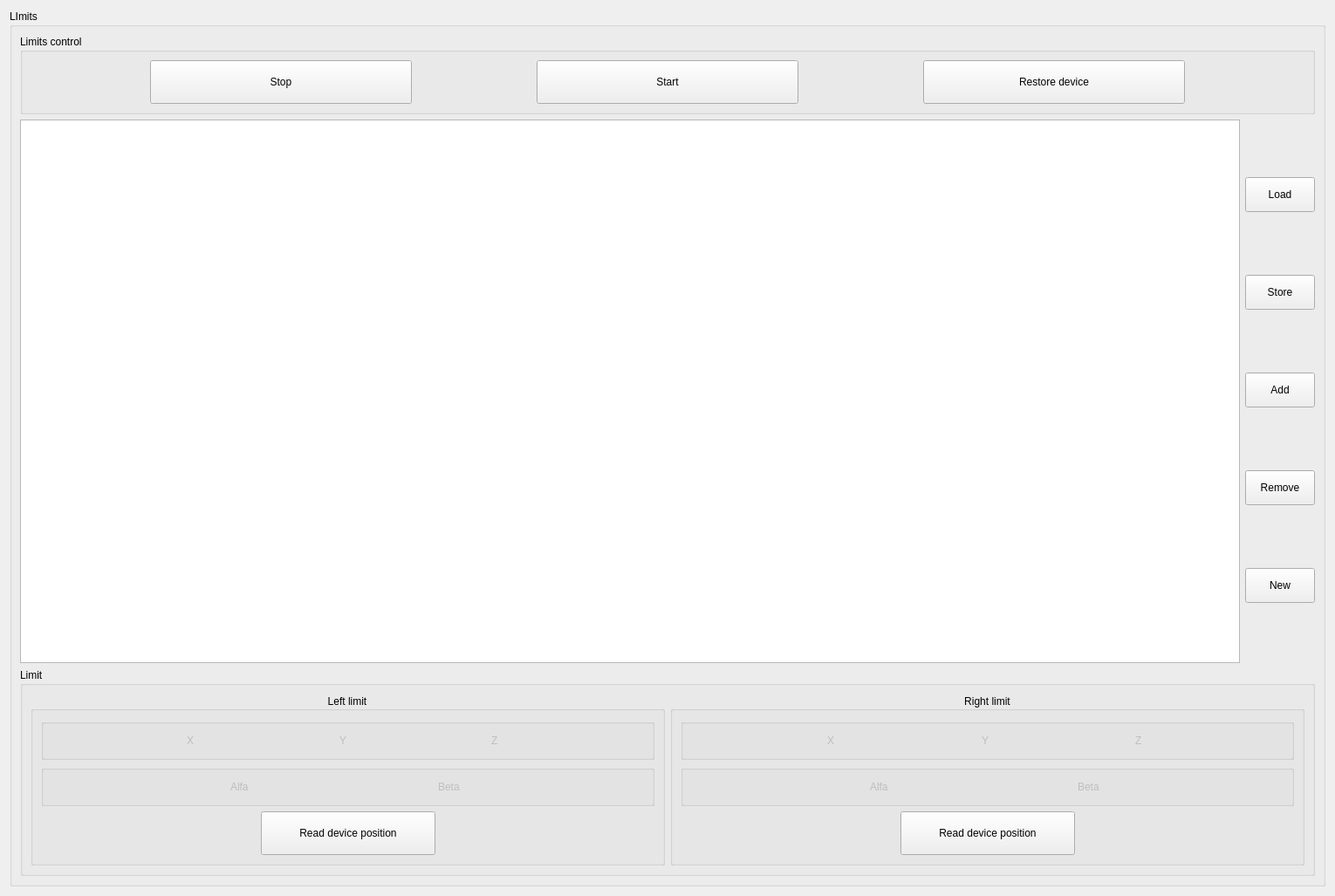
<?xml version="1.0" encoding="UTF-8"?>
<ui version="4.0">
 <class>tlinsLimitsManagmentWidget</class>
 <widget class="QWidget" name="tlinsLimitsManagmentWidget">
  <property name="geometry">
   <rect>
    <x>0</x>
    <y>0</y>
    <width>1530</width>
    <height>1027</height>
   </rect>
  </property>
  <property name="windowTitle">
   <string>Form</string>
  </property>
  <layout class="QHBoxLayout" name="horizontalLayout_8">
   <item>
    <layout class="QVBoxLayout" name="verticalLayout">
     <item>
      <widget class="QGroupBox" name="groupBox">
       <property name="title">
        <string>LImits</string>
       </property>
       <layout class="QVBoxLayout" name="verticalLayout_3">
        <item>
         <widget class="QGroupBox" name="groupBox_2">
          <property name="title">
           <string>Limits control</string>
          </property>
          <layout class="QHBoxLayout" name="horizontalLayout">
           <item>
            <spacer name="horizontalSpacer_5">
             <property name="orientation">
              <enum>Qt::Horizontal</enum>
             </property>
             <property name="sizeHint" stdset="0">
              <size>
               <width>40</width>
               <height>20</height>
              </size>
             </property>
            </spacer>
           </item>
           <item>
            <widget class="QPushButton" name="pbStop">
             <property name="minimumSize">
              <size>
               <width>300</width>
               <height>50</height>
              </size>
             </property>
             <property name="text">
              <string>Stop</string>
             </property>
            </widget>
           </item>
           <item>
            <spacer name="horizontalSpacer_21">
             <property name="orientation">
              <enum>Qt::Horizontal</enum>
             </property>
             <property name="sizeHint" stdset="0">
              <size>
               <width>40</width>
               <height>20</height>
              </size>
             </property>
            </spacer>
           </item>
           <item>
            <widget class="QPushButton" name="pbStart">
             <property name="minimumSize">
              <size>
               <width>300</width>
               <height>50</height>
              </size>
             </property>
             <property name="text">
              <string>Start</string>
             </property>
            </widget>
           </item>
           <item>
            <spacer name="horizontalSpacer_22">
             <property name="orientation">
              <enum>Qt::Horizontal</enum>
             </property>
             <property name="sizeHint" stdset="0">
              <size>
               <width>40</width>
               <height>20</height>
              </size>
             </property>
            </spacer>
           </item>
           <item>
            <widget class="QPushButton" name="pbRestoreDevice">
             <property name="minimumSize">
              <size>
               <width>300</width>
               <height>50</height>
              </size>
             </property>
             <property name="text">
              <string>Restore device</string>
             </property>
            </widget>
           </item>
           <item>
            <spacer name="horizontalSpacer_20">
             <property name="orientation">
              <enum>Qt::Horizontal</enum>
             </property>
             <property name="sizeHint" stdset="0">
              <size>
               <width>40</width>
               <height>20</height>
              </size>
             </property>
            </spacer>
           </item>
          </layout>
         </widget>
        </item>
        <item>
         <layout class="QHBoxLayout" name="horizontalLayout_12">
          <item>
           <widget class="QListView" name="listView"/>
          </item>
          <item>
           <layout class="QVBoxLayout" name="verticalLayout_2">
            <item>
             <widget class="QPushButton" name="pbLoad">
              <property name="minimumSize">
               <size>
                <width>80</width>
                <height>40</height>
               </size>
              </property>
              <property name="text">
               <string>Load</string>
              </property>
             </widget>
            </item>
            <item>
             <widget class="QPushButton" name="pbStore">
              <property name="minimumSize">
               <size>
                <width>80</width>
                <height>40</height>
               </size>
              </property>
              <property name="text">
               <string>Store</string>
              </property>
             </widget>
            </item>
            <item>
             <widget class="QPushButton" name="pbAdd">
              <property name="minimumSize">
               <size>
                <width>80</width>
                <height>40</height>
               </size>
              </property>
              <property name="text">
               <string>Add</string>
              </property>
             </widget>
            </item>
            <item>
             <widget class="QPushButton" name="pbRemove">
              <property name="minimumSize">
               <size>
                <width>80</width>
                <height>40</height>
               </size>
              </property>
              <property name="text">
               <string>Remove</string>
              </property>
             </widget>
            </item>
            <item>
             <widget class="QPushButton" name="pbNew">
              <property name="minimumSize">
               <size>
                <width>80</width>
                <height>40</height>
               </size>
              </property>
              <property name="text">
               <string>New</string>
              </property>
             </widget>
            </item>
           </layout>
          </item>
         </layout>
        </item>
        <item>
         <widget class="QGroupBox" name="groupBox_3">
          <property name="title">
           <string>Limit</string>
          </property>
          <layout class="QHBoxLayout" name="horizontalLayout_2">
           <item>
            <widget class="QGroupBox" name="groupBox_4">
             <property name="enabled">
              <bool>true</bool>
             </property>
             <property name="title">
              <string>Left limit</string>
             </property>
             <property name="alignment">
              <set>Qt::AlignCenter</set>
             </property>
             <property name="checkable">
              <bool>false</bool>
             </property>
             <layout class="QVBoxLayout" name="verticalLayout_4">
              <item>
               <widget class="QGroupBox" name="groupBox_6">
                <property name="enabled">
                 <bool>false</bool>
                </property>
                <property name="title">
                 <string/>
                </property>
                <layout class="QHBoxLayout" name="horizontalLayout_3">
                 <item>
                  <spacer name="horizontalSpacer_8">
                   <property name="orientation">
                    <enum>Qt::Horizontal</enum>
                   </property>
                   <property name="sizeHint" stdset="0">
                    <size>
                     <width>40</width>
                     <height>20</height>
                    </size>
                   </property>
                  </spacer>
                 </item>
                 <item>
                  <widget class="QLabel" name="label">
                   <property name="text">
                    <string>X</string>
                   </property>
                  </widget>
                 </item>
                 <item>
                  <widget class="tlinsWDecimalValue" name="lx" native="true"/>
                 </item>
                 <item>
                  <spacer name="horizontalSpacer_16">
                   <property name="orientation">
                    <enum>Qt::Horizontal</enum>
                   </property>
                   <property name="sizeHint" stdset="0">
                    <size>
                     <width>40</width>
                     <height>20</height>
                    </size>
                   </property>
                  </spacer>
                 </item>
                 <item>
                  <widget class="QLabel" name="label_2">
                   <property name="text">
                    <string>Y</string>
                   </property>
                  </widget>
                 </item>
                 <item>
                  <widget class="tlinsWDecimalValue" name="ly" native="true"/>
                 </item>
                 <item>
                  <spacer name="horizontalSpacer_17">
                   <property name="orientation">
                    <enum>Qt::Horizontal</enum>
                   </property>
                   <property name="sizeHint" stdset="0">
                    <size>
                     <width>40</width>
                     <height>20</height>
                    </size>
                   </property>
                  </spacer>
                 </item>
                 <item>
                  <widget class="QLabel" name="label_3">
                   <property name="text">
                    <string>Z</string>
                   </property>
                  </widget>
                 </item>
                 <item>
                  <widget class="tlinsWDecimalValue" name="lz" native="true"/>
                 </item>
                 <item>
                  <spacer name="horizontalSpacer_9">
                   <property name="orientation">
                    <enum>Qt::Horizontal</enum>
                   </property>
                   <property name="sizeHint" stdset="0">
                    <size>
                     <width>40</width>
                     <height>20</height>
                    </size>
                   </property>
                  </spacer>
                 </item>
                 <item>
                  <widget class="QWidget" name="widget" native="true"/>
                 </item>
                </layout>
               </widget>
              </item>
              <item>
               <widget class="QGroupBox" name="groupBox_8">
                <property name="enabled">
                 <bool>false</bool>
                </property>
                <property name="title">
                 <string/>
                </property>
                <layout class="QHBoxLayout" name="horizontalLayout_5">
                 <item>
                  <spacer name="horizontalSpacer_12">
                   <property name="orientation">
                    <enum>Qt::Horizontal</enum>
                   </property>
                   <property name="sizeHint" stdset="0">
                    <size>
                     <width>40</width>
                     <height>20</height>
                    </size>
                   </property>
                  </spacer>
                 </item>
                 <item>
                  <widget class="QLabel" name="label_7">
                   <property name="text">
                    <string>Alfa</string>
                   </property>
                  </widget>
                 </item>
                 <item>
                  <widget class="tlinsWCoordinateDegris" name="lalfa" native="true"/>
                 </item>
                 <item>
                  <spacer name="horizontalSpacer_6">
                   <property name="orientation">
                    <enum>Qt::Horizontal</enum>
                   </property>
                   <property name="sizeHint" stdset="0">
                    <size>
                     <width>40</width>
                     <height>20</height>
                    </size>
                   </property>
                  </spacer>
                 </item>
                 <item>
                  <widget class="QLabel" name="label_8">
                   <property name="text">
                    <string>Beta</string>
                   </property>
                  </widget>
                 </item>
                 <item>
                  <widget class="tlinsWCoordinateDegris" name="lbeta" native="true"/>
                 </item>
                 <item>
                  <spacer name="horizontalSpacer_13">
                   <property name="orientation">
                    <enum>Qt::Horizontal</enum>
                   </property>
                   <property name="sizeHint" stdset="0">
                    <size>
                     <width>40</width>
                     <height>20</height>
                    </size>
                   </property>
                  </spacer>
                 </item>
                </layout>
               </widget>
              </item>
              <item>
               <layout class="QHBoxLayout" name="horizontalLayout_9">
                <item>
                 <spacer name="horizontalSpacer_4">
                  <property name="orientation">
                   <enum>Qt::Horizontal</enum>
                  </property>
                  <property name="sizeHint" stdset="0">
                   <size>
                    <width>40</width>
                    <height>20</height>
                   </size>
                  </property>
                 </spacer>
                </item>
                <item>
                 <widget class="QPushButton" name="pbDeviceLeft">
                  <property name="minimumSize">
                   <size>
                    <width>200</width>
                    <height>50</height>
                   </size>
                  </property>
                  <property name="text">
                   <string>Read device position</string>
                  </property>
                 </widget>
                </item>
                <item>
                 <spacer name="horizontalSpacer">
                  <property name="orientation">
                   <enum>Qt::Horizontal</enum>
                  </property>
                  <property name="sizeHint" stdset="0">
                   <size>
                    <width>40</width>
                    <height>20</height>
                   </size>
                  </property>
                 </spacer>
                </item>
               </layout>
              </item>
             </layout>
            </widget>
           </item>
           <item>
            <widget class="QGroupBox" name="groupBox_5">
             <property name="enabled">
              <bool>true</bool>
             </property>
             <property name="title">
              <string>Right limit</string>
             </property>
             <property name="alignment">
              <set>Qt::AlignCenter</set>
             </property>
             <property name="checkable">
              <bool>false</bool>
             </property>
             <property name="checked">
              <bool>false</bool>
             </property>
             <layout class="QVBoxLayout" name="verticalLayout_5">
              <item>
               <widget class="QGroupBox" name="groupBox_7">
                <property name="enabled">
                 <bool>false</bool>
                </property>
                <property name="title">
                 <string/>
                </property>
                <layout class="QHBoxLayout" name="horizontalLayout_4">
                 <item>
                  <spacer name="horizontalSpacer_10">
                   <property name="orientation">
                    <enum>Qt::Horizontal</enum>
                   </property>
                   <property name="sizeHint" stdset="0">
                    <size>
                     <width>40</width>
                     <height>20</height>
                    </size>
                   </property>
                  </spacer>
                 </item>
                 <item>
                  <widget class="QLabel" name="label_4">
                   <property name="text">
                    <string>X</string>
                   </property>
                  </widget>
                 </item>
                 <item>
                  <widget class="tlinsWDecimalValue" name="rx" native="true"/>
                 </item>
                 <item>
                  <spacer name="horizontalSpacer_18">
                   <property name="orientation">
                    <enum>Qt::Horizontal</enum>
                   </property>
                   <property name="sizeHint" stdset="0">
                    <size>
                     <width>40</width>
                     <height>20</height>
                    </size>
                   </property>
                  </spacer>
                 </item>
                 <item>
                  <widget class="QLabel" name="label_5">
                   <property name="text">
                    <string>Y</string>
                   </property>
                  </widget>
                 </item>
                 <item>
                  <widget class="tlinsWDecimalValue" name="ry" native="true"/>
                 </item>
                 <item>
                  <spacer name="horizontalSpacer_19">
                   <property name="orientation">
                    <enum>Qt::Horizontal</enum>
                   </property>
                   <property name="sizeHint" stdset="0">
                    <size>
                     <width>40</width>
                     <height>20</height>
                    </size>
                   </property>
                  </spacer>
                 </item>
                 <item>
                  <widget class="QLabel" name="label_6">
                   <property name="text">
                    <string>Z</string>
                   </property>
                  </widget>
                 </item>
                 <item>
                  <widget class="tlinsWDecimalValue" name="rz" native="true"/>
                 </item>
                 <item>
                  <spacer name="horizontalSpacer_11">
                   <property name="orientation">
                    <enum>Qt::Horizontal</enum>
                   </property>
                   <property name="sizeHint" stdset="0">
                    <size>
                     <width>40</width>
                     <height>20</height>
                    </size>
                   </property>
                  </spacer>
                 </item>
                </layout>
               </widget>
              </item>
              <item>
               <widget class="QGroupBox" name="groupBox_9">
                <property name="enabled">
                 <bool>false</bool>
                </property>
                <property name="title">
                 <string/>
                </property>
                <layout class="QHBoxLayout" name="horizontalLayout_6">
                 <item>
                  <spacer name="horizontalSpacer_14">
                   <property name="orientation">
                    <enum>Qt::Horizontal</enum>
                   </property>
                   <property name="sizeHint" stdset="0">
                    <size>
                     <width>40</width>
                     <height>20</height>
                    </size>
                   </property>
                  </spacer>
                 </item>
                 <item>
                  <widget class="QLabel" name="label_9">
                   <property name="text">
                    <string>Alfa</string>
                   </property>
                  </widget>
                 </item>
                 <item>
                  <widget class="tlinsWCoordinateDegris" name="ralfa" native="true"/>
                 </item>
                 <item>
                  <spacer name="horizontalSpacer_7">
                   <property name="orientation">
                    <enum>Qt::Horizontal</enum>
                   </property>
                   <property name="sizeHint" stdset="0">
                    <size>
                     <width>40</width>
                     <height>20</height>
                    </size>
                   </property>
                  </spacer>
                 </item>
                 <item>
                  <widget class="QLabel" name="label_10">
                   <property name="text">
                    <string>Beta</string>
                   </property>
                  </widget>
                 </item>
                 <item>
                  <widget class="tlinsWCoordinateDegris" name="rbeta" native="true"/>
                 </item>
                 <item>
                  <spacer name="horizontalSpacer_15">
                   <property name="orientation">
                    <enum>Qt::Horizontal</enum>
                   </property>
                   <property name="sizeHint" stdset="0">
                    <size>
                     <width>40</width>
                     <height>20</height>
                    </size>
                   </property>
                  </spacer>
                 </item>
                </layout>
               </widget>
              </item>
              <item>
               <layout class="QHBoxLayout" name="horizontalLayout_10">
                <item>
                 <spacer name="horizontalSpacer_3">
                  <property name="orientation">
                   <enum>Qt::Horizontal</enum>
                  </property>
                  <property name="sizeHint" stdset="0">
                   <size>
                    <width>40</width>
                    <height>20</height>
                   </size>
                  </property>
                 </spacer>
                </item>
                <item>
                 <widget class="QPushButton" name="pbDeviceRight">
                  <property name="minimumSize">
                   <size>
                    <width>200</width>
                    <height>50</height>
                   </size>
                  </property>
                  <property name="text">
                   <string>Read device position</string>
                  </property>
                 </widget>
                </item>
                <item>
                 <spacer name="horizontalSpacer_2">
                  <property name="orientation">
                   <enum>Qt::Horizontal</enum>
                  </property>
                  <property name="sizeHint" stdset="0">
                   <size>
                    <width>40</width>
                    <height>20</height>
                   </size>
                  </property>
                 </spacer>
                </item>
               </layout>
              </item>
             </layout>
            </widget>
           </item>
          </layout>
         </widget>
        </item>
       </layout>
      </widget>
     </item>
    </layout>
   </item>
  </layout>
 </widget>
 <customwidgets>
  <customwidget>
   <class>tlinsWDecimalValue</class>
   <extends>QWidget</extends>
   <header location="global">tlinswdecimalvalue.h</header>
   <container>1</container>
  </customwidget>
  <customwidget>
   <class>tlinsWCoordinateDegris</class>
   <extends>QWidget</extends>
   <header>tlinswcoordinatedegris.h</header>
   <container>1</container>
  </customwidget>
 </customwidgets>
 <tabstops>
  <tabstop>pbStop</tabstop>
  <tabstop>pbStart</tabstop>
  <tabstop>pbRestoreDevice</tabstop>
  <tabstop>pbLoad</tabstop>
  <tabstop>pbStore</tabstop>
  <tabstop>pbAdd</tabstop>
  <tabstop>pbRemove</tabstop>
  <tabstop>pbNew</tabstop>
  <tabstop>listView</tabstop>
 </tabstops>
 <resources/>
 <connections/>
 <slots>
  <slot>loadLimit()</slot>
  <slot>storeLimit()</slot>
  <slot>addLimit()</slot>
  <slot>newLimit()</slot>
  <slot>enable()</slot>
  <slot>disable()</slot>
  <slot>removeLimit()</slot>
  <slot>on_pbReadDeviceL_clicked()</slot>
  <slot>on_pbReadDeviceR_clicked()</slot>
 </slots>
</ui>
